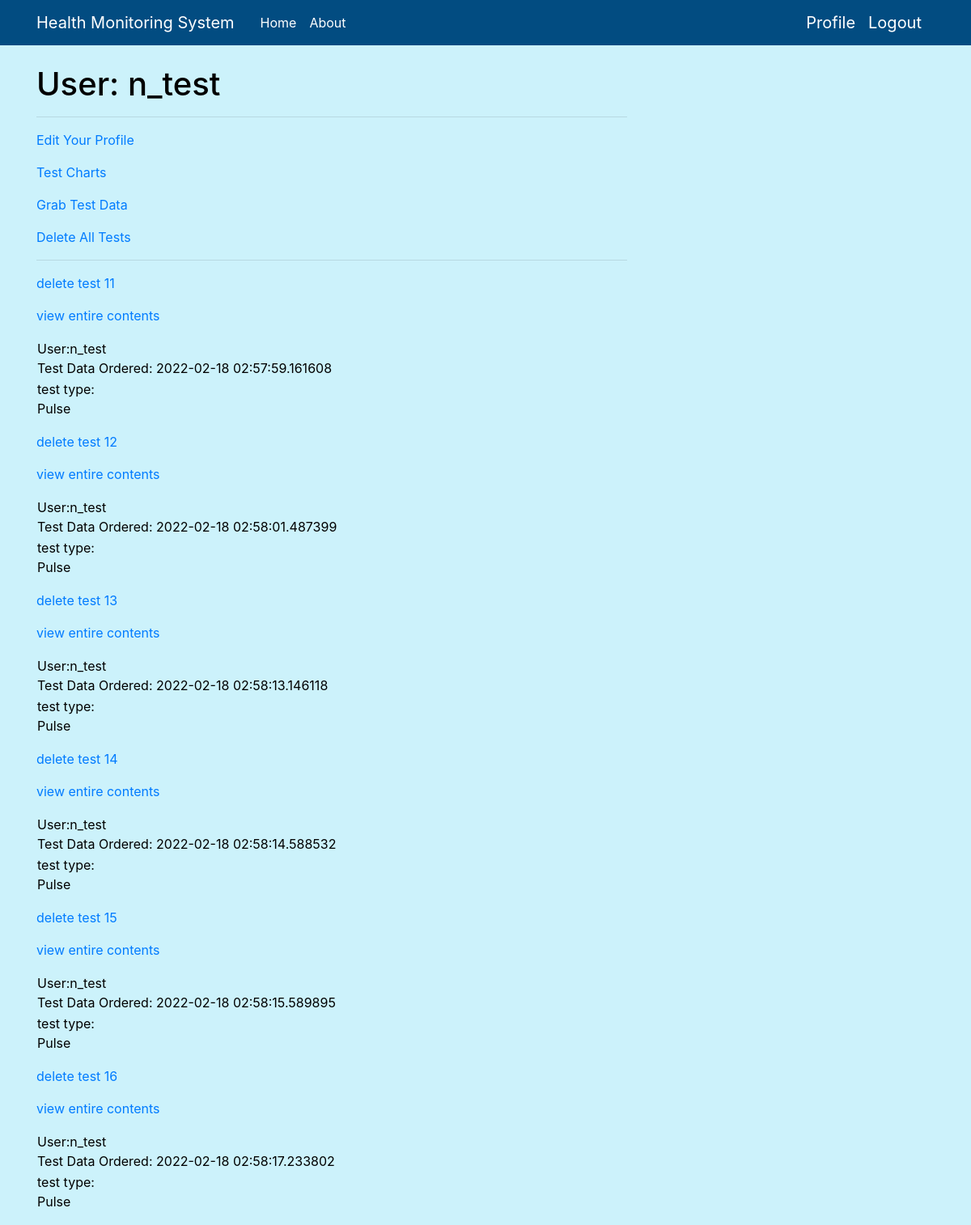
Before: /user/n_test (signed in) with the older database file.
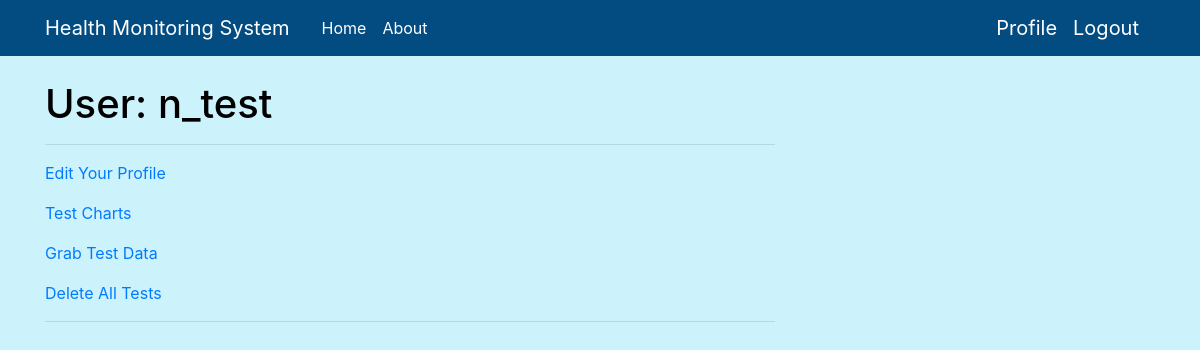
After: the same page with the newer database file.
### app.py (models this page shows, shortened)
class User(UserMixin, db.Model):
    id = db.Column(db.Integer, primary_key=True)
    username = db.Column(db.String(64), index=True, unique=True)
    email = db.Column(db.String(120), index=True, unique=True)          # email field format is validated
    DOB = db.Column(db.String(6), index=True, unique=True)              # DOB field format is validated
    password_hash = db.Column(db.String(128))
    packets = db.relationship("Packet", backref='author', lazy='dynamic')
    packet_count = db.Column(db.Integer, index=True, unique=False)
    admin = db.Column(db.Integer, index=True, default=False)

class Packet(db.Model):
    id = db.Column(db.Integer, primary_key=True)
    body = db.Column(db.String(500))
    timestamp = db.Column(db.DateTime, index=True, default=datetime.utcnow)     # this timestamp represents when the test was ordered
    test_taken = db.Column(db.String(50), index=True, default=None)               # this timestamp represents when the test was taken
    user_id = db.Column(db.Integer, db.ForeignKey('user.id'))
    test_type = db.Column(db.String(150), default=None)

### app.py (the view)
@app.route('/user/<username>')
@login_required
def user(username):
    user = User.query.filter_by(username=username).first_or_404()
    return render_template('user.html', user=user, packets=user.packets.all())

### app.py (called while the page is built)
@login.user_loader
def load_user(id):
    return User.query.get(int(id))

### templates/user.html (shortened to what this page needs)
{% extends "base.html" %}
{% block content %}
    <h1>User: {{ user.username }}</h1>
    <hr>
    {% if user == current_user %}
    <p><a href="{{ url_for('edit_profile') }}">Edit Your Profile</a></p>
    <p><a href="{{ url_for('test_chart', username=current_user.username)}}">Test Charts</a></p>
    <p><a href="{{ url_for('newtest', username=current_user.username) }}">Grab Test Data</a></p>
    <p><a href="{{ url_for('delete_all_tests', username=current_user.username) }}">Delete All Tests</a></p>
    <hr>
    {% for packet in packets %}
    <p>
        {% include '_packet.html' %}
    </p>
    {% endfor %}
    {% endif %}
{% endblock %}

### templates/base.html (shortened to what this page needs)
<!doctype html>
<html lang="en">
  <head>
    <link rel="stylesheet" href="https://stackpath.bootstrapcdn.com/bootstrap/4.3.1/css/bootstrap.min.css">
    <link rel="stylesheet" type="text/css" href="{{ url_for('static', filename='main.css') }}">
  </head>
  <body>
    <header class="site-header">
      <nav class="navbar navbar-expand-md navbar-dark bg-steel fixed-top">
        <div class="container">
          <a class="navbar-brand mr-4" href="/">Health Monitoring System</a>
          <div class="collapse navbar-collapse" id="navbarToggle">
            <div class="navbar-nav mr-auto">
              {% if current_user.is_anonymous %}
              <a class="nav-item nav-link" href="{{ url_for('index_guest') }}">Home</a>
              {% else %}
              <a class="nav-item nav-link" href="{{ url_for('index') }}">Home</a>
              {% endif %}
              <a class="nav-item nav-link" href="/about">About</a>
            </div>
            {% if current_user.is_anonymous %}
            <div class="navbar-nav">
              <a class="nav-item nav-link" href="{{ url_for('login') }}">Login</a>
              <a class="nav-item nav-link" href="{{ url_for('signup') }}">Sign Up</a>
            </div>
            {% else %}
            <a class="navbar-brand" href="{{ url_for('user', username=current_user.username) }}">Profile</a>
            <a class="navbar-brand" href="{{ url_for('logout') }}">Logout</a>
            {% endif %}
          </div>
        </div>
      </nav>
    </header>
    <main role="main" class="container">
      <div class="row">
        <div class="col-md-8">
          {% block content %}{% endblock %}
    </main>
  </body>
</html>

### templates/_packet.html
<table>
        <tr valign="top">
            <td>User:{{ packet.author.username}}<br>Test Data Ordered: {{packet.timestamp}}</td>
            <p><a href="{{ url_for('deletetest', username=current_user.username, packet_id=packet.id) }}">delete test {{packet.id}}</a></p>
            <p><a href="{{ url_for('open_packet', username=current_user.username, packet_id=packet.id) }}">view entire contents</a></p>
        </tr>
        <td> test type:<br>{{ packet.test_type }} </td>
    </table>

### static/main.css (style rules this page uses)
body { background: #ccf2fb; color: #000000; margin-top: 5rem; }
h1, h2, h3, h4, h5, h6 { color: #000000; }
.bg-steel { background-color: #024c81; }
.site-header .navbar-nav .nav-link { color: #ffffff; }

Changed rows visible on the page:
removed Packet: author.username "n_test", timestamp "2022-02-18 02:57:59.161608", id "11", test_type "Pulse"
removed Packet: author.username "n_test", timestamp "2022-02-18 02:58:01.487399", id "12", test_type "Pulse"
removed Packet: author.username "n_test", timestamp "2022-02-18 02:58:13.146118", id "13", test_type "Pulse"
removed Packet: author.username "n_test", timestamp "2022-02-18 02:58:14.588532", id "14", test_type "Pulse"
removed Packet: author.username "n_test", timestamp "2022-02-18 02:58:15.589895", id "15", test_type "Pulse"
removed Packet: author.username "n_test", timestamp "2022-02-18 02:58:17.233802", id "16", test_type "Pulse"
